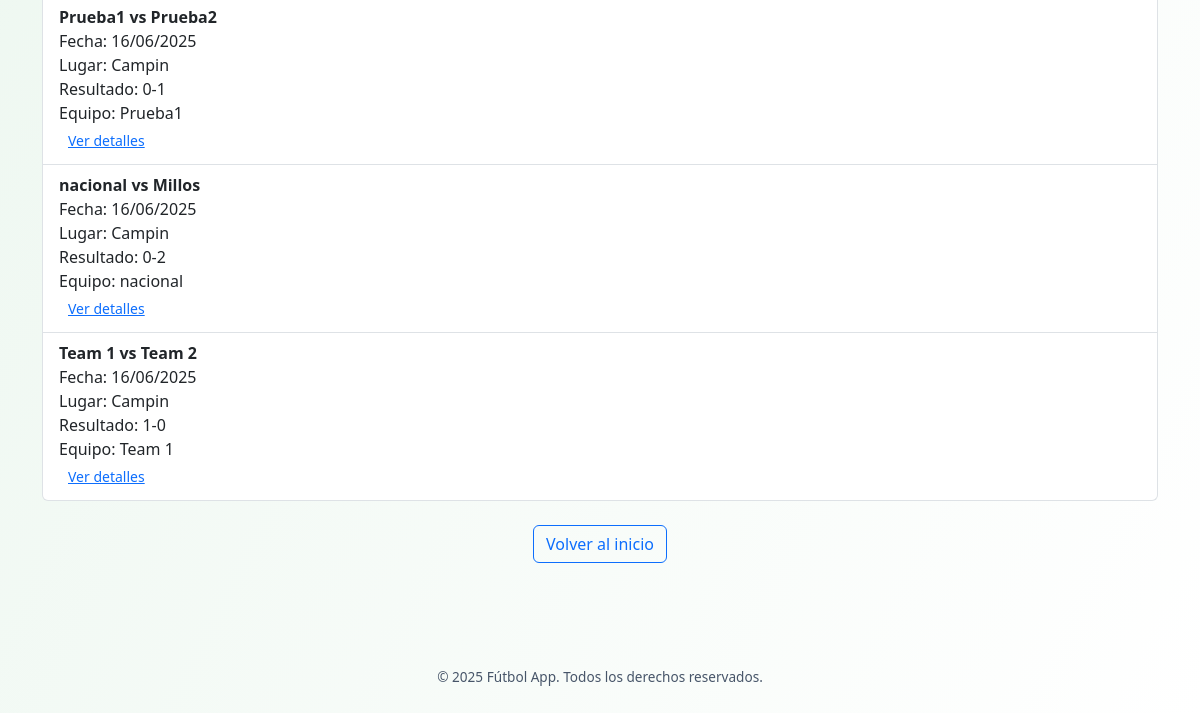
The page /usuario/2 (signed in, lower part) on the database as committed earlier.
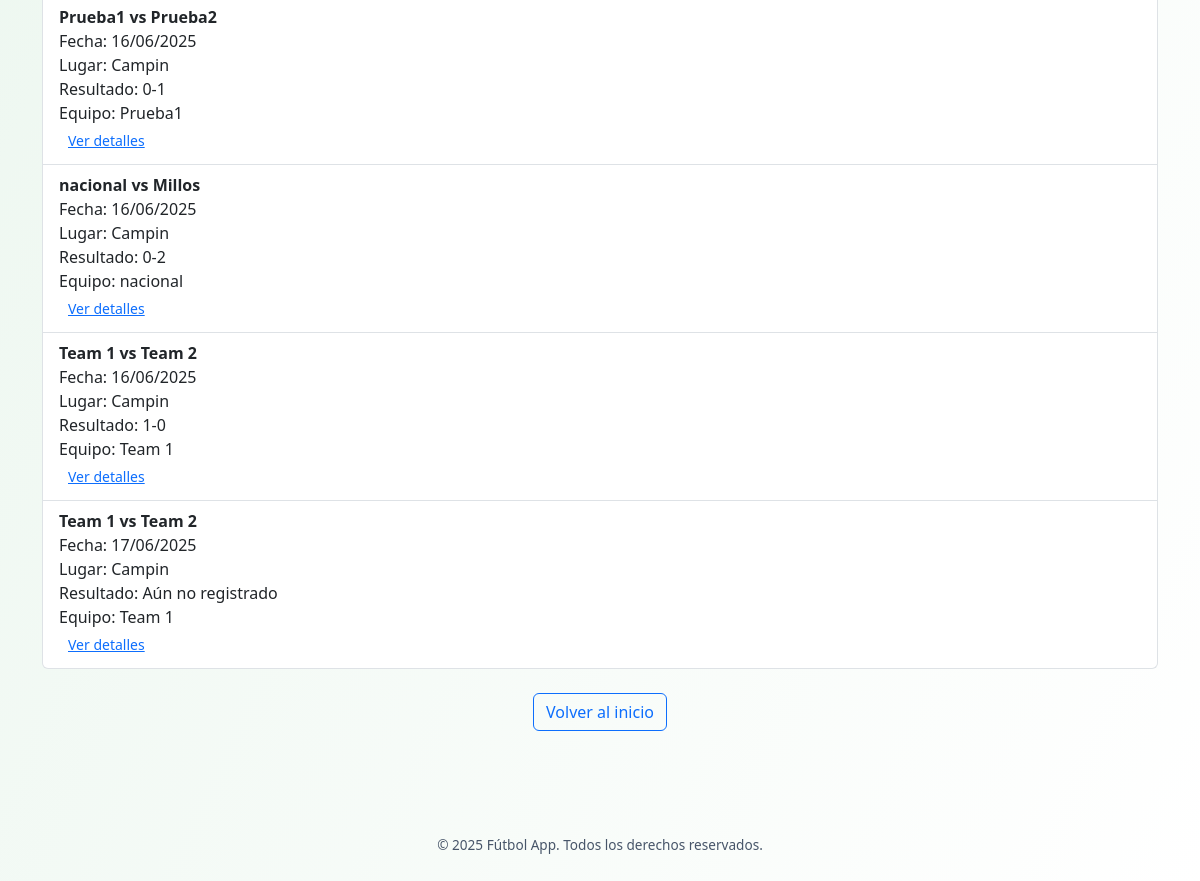
The same page on the database as committed later.
### models.py (models this page shows, shortened)
class Inscripcion(db.Model):
    __tablename__ = 'inscripcion'
    id = db.Column(db.Integer, primary_key=True)
    user_id = db.Column(db.Integer, db.ForeignKey('user.id'))
    partido_id = db.Column(db.Integer, db.ForeignKey('partido.id'))
    equipo = db.Column(db.String(100))
    user = db.relationship('User', back_populates='inscripciones')
    partido = db.relationship('Partido', back_populates='inscripciones')

class Partido(db.Model):
    __tablename__ = 'partido'
    id = db.Column(db.Integer, primary_key=True)
    fecha_hora = db.Column(db.DateTime, nullable=False)
    lugar = db.Column(db.String(200), nullable=False)
    equipo1 = db.Column(db.String(100), nullable=False)
    equipo2 = db.Column(db.String(100), nullable=False)
    max_jugadores = db.Column(db.Integer, nullable=False)
    resultado = db.Column(db.String(100))
    cerrado = db.Column(db.Boolean, default=False)
    solo_por_invitacion = db.Column(db.Boolean, default=False)
    enlace_invitacion = db.Column(db.String(100), unique=True, nullable=True)  # ✅ Link público
    organizador_id = db.Column(db.Integer, db.ForeignKey('user.id'))
    organizador = db.relationship('User', back_populates='partidos_creados')
    inscripciones = db.relationship('Inscripcion', back_populates='partido', cascade="all, delete-orphan")
    calificaciones = db.relationship('Calificacion', backref='partido', lazy='dynamic', cascade="all, delete-orphan")

### app.py (the view)
@app.route('/usuario/<int:user_id>')
@login_required
def perfil_usuario(user_id):
    usuario = User.query.get_or_404(user_id)
    calificaciones = list(usuario.calificaciones_recibidas)
    inscripciones = list(usuario.inscripciones)
    solicitudes = Amistad.query.filter_by(amigo_id=usuario.id, confirmada=False).all() if current_user.id == user_id else []
    invitaciones = Invitacion.query.filter_by(usuario_id=usuario.id).all() if current_user.id == user_id else []
    all_users = User.query.all()
    return render_template(
        'perfil_usuario.html',
        usuario=usuario,
        calificaciones=calificaciones,
        inscripciones=inscripciones,
        solicitudes=solicitudes,
        all_users=all_users,
        invitaciones=invitaciones
    )

### app.py (called while the page is built)
@login_manager.user_loader
def load_user(user_id):
    return User.query.get(int(user_id))

@app.context_processor
def utility_processor():
    def calificacion_jugador_en_partido(jugador, partido_id):
        calificaciones = [c.puntuacion for c in jugador.calificaciones_recibidas if c.partido_id == partido_id]
        if calificaciones:
            return round(sum(calificaciones) / len(calificaciones), 2)
        return None
    return dict(calificacion_jugador_en_partido=calificacion_jugador_en_partido)

@app.context_processor
def inject_notificaciones():
    if current_user.is_authenticated:
        solicitudes = Amistad.query.filter_by(amigo_id=current_user.id, confirmada=False).count()
        invitaciones = Invitacion.query \
            .filter_by(usuario_id=current_user.id) \
            .join(Partido).filter(Partido.cerrado == False).count()
        return {
            'solicitudes_count': solicitudes,
            'invitaciones_count': invitaciones
        }
    return {
        'solicitudes_count': 0,
        'invitaciones_count': 0
    }

### templates/perfil_usuario.html (shortened to what this page needs)
{% extends 'base.html' %}
{% block content %}
{% set descripciones = {
    0.5: "Muy malo",
    1.0: "Muy malo+",
    1.5: "Malo",
    2.0: "Malo+",
    2.5: "Regular",
    3.0: "Regular+",
    3.5: "Aceptable",
    4.0: "Aceptable+",
    4.5: "Promedio",
    5.0: "Promedio+",
    5.5: "Bien",
    6.0: "Bien+",
    6.5: "Muy bien",
    7.0: "Muy bien+",
    7.5: "Excelente",
    8.0: "Excelente+",
    8.5: "Estrella",
    9.0: "Estrella+",
    9.5: "Top",
    10.0: "¡Jugador excepcional!"
} %}
{% set promedio = usuario.promedio_calificaciones() | float %}
{% set total_calificaciones = calificaciones | length %}
{% set promedio_aprox = ((promedio * 2) | round(0, 'common')) / 2 %}
{% set promedio_redondeado = promedio_aprox %}
{% set descripcion = descripciones.get(promedio_aprox, 'Sin calificaciones') %}
{% set badge_class = (
    'light text-dark' if total_calificaciones == 0 else
    'danger' if promedio_redondeado <= 2 else
    'warning' if promedio_redondeado <= 4 else
    'secondary' if promedio_redondeado <= 5.5 else
    'info' if promedio_redondeado <= 7 else
    'primary' if promedio_redondeado <= 8.5 else
    'success'
) %}
{% set total_calificaciones = calificaciones | length %}
<div class="container py-4">
        {% set amigos_confirmados = [] %}
        {% for amistad in usuario.amistades_enviadas if amistad.confirmada %}
            {% set _ = amigos_confirmados.append(amistad.amigo) %}
        {% endfor %}
        {% for amistad in usuario.amistades_recibidas if amistad.confirmada %}
            {% set _ = amigos_confirmados.append(amistad.usuario) %}
        {% endfor %}
    <div class="mb-4">
        {% if inscripciones %}
            <ul class="list-group">
                {% for inscripcion in inscripciones %}
                <li class="list-group-item">
                    <strong>{{ inscripcion.partido.equipo1 }} vs {{ inscripcion.partido.equipo2 }}</strong><br>
                    Fecha: {{ inscripcion.partido.fecha_hora.strftime('%d/%m/%Y') }}<br>
                    Lugar: {{ inscripcion.partido.lugar }}<br>
                    Resultado:
                    {% if inscripcion.partido.resultado %}
                        {{ inscripcion.partido.resultado }}
                    {% elif inscripcion.partido.cerrado %}
                        Partido cerrado sin resultado
                    {% else %}
                        Aún no registrado
                    {% endif %}<br>
                    Equipo: {{ inscripcion.equipo }}<br>
                    <a href="{{ url_for('detalle_partido', partido_id=inscripcion.partido.id) }}" class="btn btn-link btn-sm">Ver detalles</a>
                </li>
                {% endfor %}
            </ul>
        {% else %}
            <p class="text-muted">No has participado en ningún partido aún.</p>
        {% endif %}
    </div>
    <div class="text-center">
        <a href="{{ url_for('index') }}" class="btn btn-outline-primary">Volver al inicio</a>
    </div>
</div>
{% endblock %}

Rows that differ between the two databases and show on the page:
added Inscripcion: partido.equipo1 "Team 1", partido.equipo2 "Team 2", partido.fecha_hora "17/06/2025", partido.lugar "Campin", shows "Aún no registrado", equipo "Team 1"
